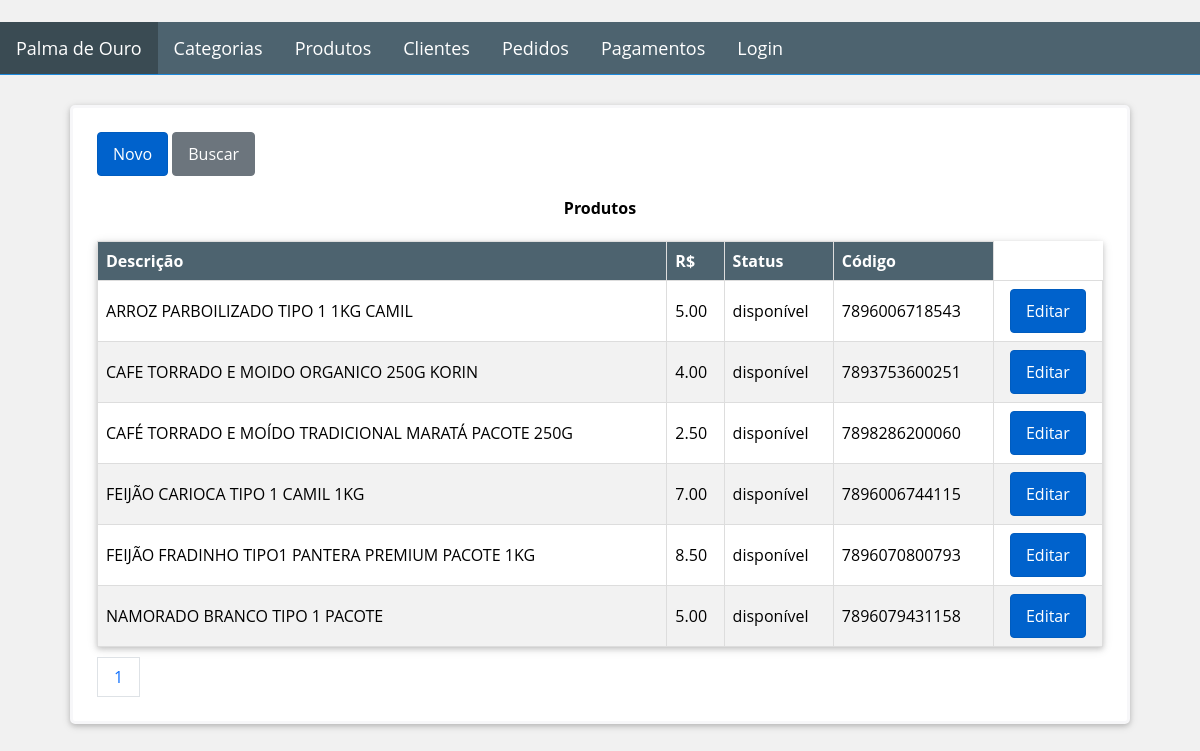
/product, run on an earlier commit of the app's database.
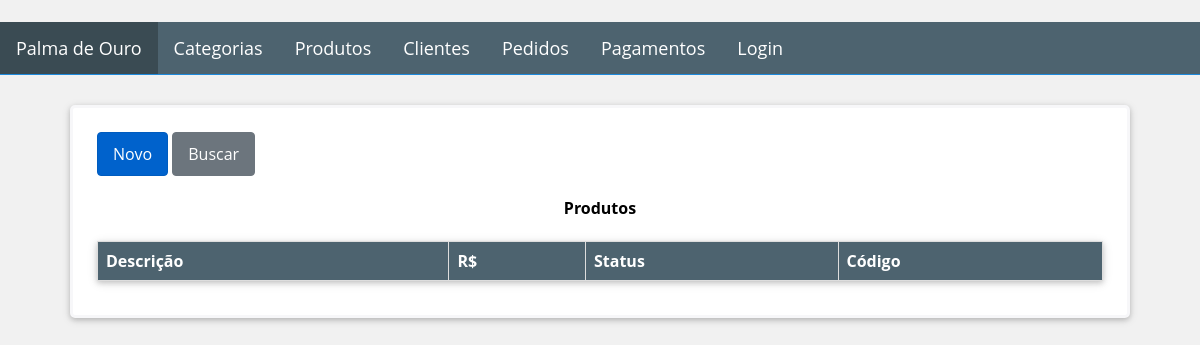
And on a later commit of the database.
### Golden_Leaf/models.py (models this page shows, shortened)
class Product(db.Model):
    __tablename__ = 'products'
    id = db.Column(db.Integer, primary_key=True)
    description = db.Column(db.String(64))
    image_file = db.Column(db.String(32), default='default.jpg')
    unit_cost = db.Column(db.Numeric(6, 2), nullable=False)
    is_available = db.Column(db.Boolean, nullable=False)
    code = db.Column(db.String(13), unique=True, nullable=False)
    category_id = db.Column(db.Integer, ForeignKey('categories.id'), nullable=False)
    category = relationship("Category", backref=backref('products', order_by=description))
    __table_args__ = (CheckConstraint(unit_cost >= 0.00, name='unit_cost_positive'),)

### Golden_Leaf/views/product/routes.py (the view)
@blueprint_product.route('/product', methods=['GET'])
@register_breadcrumb(blueprint_product, '.', 'Produtos')
def get_products():
    page = request.args.get('page', 1, type=int)
    products = Product.query.order_by(Product.description).paginate(page=page, per_page=10)
    return render_template('product/list.html', all_products=products)

### Golden_Leaf/templates/product/list.html
{% extends "base.html" %}
{% block page_content %}
<div class="container">
    <div>
        <a class="btn btn-primary" href="{{ url_for('blueprint_product.new_product') }}">
            Novo
        </a>
        <a class="btn btn-default" href="{{ url_for('blueprint_product.search_product') }}">
            Buscar
        </a>
    </div>
    <div class="table-responsive">
        <table>
            <caption><h4>Produtos</h4></caption>
            <thead>
                <tr>
                    <th>Descrição</th>
                    <th>R$</th>
                    <th>Status</th>
                    <th>Código</th>
                </tr>
            </thead>
            <tbody>
                {% for product in all_products.items %}
                <tr>
                    <td>{{ product.description }}</td>
                    <td>{{ product.unit_cost }}</td>
                    {% if product.is_available %}
                    <td>disponível</td>
                    {% else %}
                    <td>indisponível</td>
                    {% endif %}
                    <td>{{ product.code }}</td>
                    <td align="center">
                        <a class="btn btn-primary" href="{{ url_for('blueprint_product.update_product',id=product.id) }}">
                            Editar
                        </a>
                    </td>
                </tr>
                {% endfor %}
            </tbody>
        </table>
    </div>
    <div class="pagination">
        {% for page_number in all_products.iter_pages(left_edge=1,right_edge=1,left_current=1,right_current=2) %}
        {% if page_number %}
        {% if all_products.page == page_number %}
        <a href="{{ url_for('blueprint_product.get_products',page=page_number) }}">{{ page_number }}</a>
        {% else %}
        <a href="{{ url_for('blueprint_product.get_products',page=page_number) }}">{{ page_number }}</a>
        {% endif %}
        {% else %}
        ...
        {% endif %}
        {% endfor %}
    </div>
</div>
{% endblock %}

### Golden_Leaf/templates/base.html (shortened to what this page needs)
﻿<head>
    {% block head %}
    <link rel="stylesheet" type="text/css" href="{{ url_for('static', filename='css/styles.css') }}">
    {% endblock %}
</head>
<body>
    {% block navbar %}
    <header>
        <nav>
            <ul class="nav">
                <li>
                    <a class="nav-link active" href="{{ url_for('blueprint_main.index') }}">
                         Palma de Ouro
                    </a>
                </li>
                <li>
                    <a class="nav-link" href="{{ url_for('blueprint_category.get_categories') }}">Categorias</a>
                </li>
                <li>
                    <a class="nav-link" href="{{ url_for('blueprint_product.get_products') }}">Produtos</a>
                </li>
                <li>
                    <a class="nav-link" href="{{ url_for('blueprint_client.get_clients') }}">Clientes</a>
                </li>
                <li>
                    <a class="nav-link" href="{{ url_for('blueprint_order.get_orders') }}">Pedidos</a>
                </li>
                <li>
                    <a class="nav-link" href="{{ url_for('blueprint_payment.get_payment') }}">Pagamentos</a>
                </li>
                {% if current_user.is_authenticated %}
                <li>
                    <a class="nav-link" href="{{ url_for('blueprint_clerk.account') }}">
                        {{ current_user.name }}
                    </a>
                </li>
                <li>
                    <a class="nav-link" href="{{ url_for('blueprint_clerk.logout') }}">
                        Logout
                    </a>
                </li>
                {% else %}
                <li>
                    <a class="nav-link" href="{{ url_for('blueprint_clerk.login') }}">
                         Login
                    </a>
                </li>
                {% endif %}
            </ul>
        </nav>
    </header>
    {% endblock %}
    <main>
        {% block content  %}
        <div>
            {% block page_content %}
            {% endblock %}
        </div>
        {% endblock %}
    </main>
</body>

### Golden_Leaf/static/css/styles.css (style rules this page uses)
.container, .form-container { border-radius: 5px; color: #000; background-color: #ffffff; border: solid #f7f7f9; box-shadow: 0 2px 5px 0 rgba(0, 0, 0, 0.16), 0 2px 10px 0 rgba(0, 0, 0, 0.12); }
* { box-sizing: border-box; }
html, body, h1, h2, h3, h4, h5 { font-family: "Open Sans", sans-serif; }
body { background-color: #f1f1f1; margin: 0; }
.nav { list-style-type: none; margin: 0; padding: 0; background-color: #4d636f; color: #ffffff; font-size: 18px; border-bottom: 1px solid #1e8adc; display: flex; }
.nav-link { display: block; color: #ffffff; text-align: center; padding: 14px 16px; text-decoration: none; }
.active { background-color: #3a4b53; }
main { margin: auto; padding: 10px; width: 90%; }
.container { padding: 1.5rem; border-width: .2rem; }
table { background-color: #ffffff; color: #000; width: 100%; border-collapse: collapse; box-shadow: 0 2px 5px 0 rgba(0, 0, 0, 0.16), 0 2px 10px 0 rgba(0, 0, 0, 0.12); }
th { text-align: left; border: 1px solid #ddd; background-color: #4d636f; color: white; padding: 8px; }
.btn { display: inline-block; text-decoration: none; border: 1px solid transparent; padding: 10px 15px; color: #fff; border-radius: .25rem; }
.btn-primary { background-color: #0062cc; border-color: #005cbf; }
.btn-default { background-color: #6c757d; border-color: #6c757d; }

What changed in the data, as far as the page shows it:
removed Product: description "ARROZ PARBOILIZADO TIPO 1 1KG CAMIL", unit_cost "5.00", is_available "disponível", code "7896006718543"
removed Product: description "CAFE TORRADO E MOIDO ORGANICO 250G KORIN", unit_cost "4.00", is_available "disponível", code "7893753600251"
removed Product: description "CAFÉ TORRADO E MOÍDO TRADICIONAL MARATÁ PACOTE 250G", unit_cost "2.50", is_available "disponível", code "7898286200060"
removed Product: description "FEIJÃO CARIOCA TIPO 1 CAMIL 1KG", unit_cost "7.00", is_available "disponível", code "7896006744115"
removed Product: description "FEIJÃO FRADINHO TIPO1 PANTERA PREMIUM PACOTE 1KG", unit_cost "8.50", is_available "disponível", code "7896070800793"
removed Product: description "NAMORADO BRANCO TIPO 1 PACOTE", unit_cost "5.00", is_available "disponível", code "7896079431158"
Also different on the page:
list line gone: "1"
